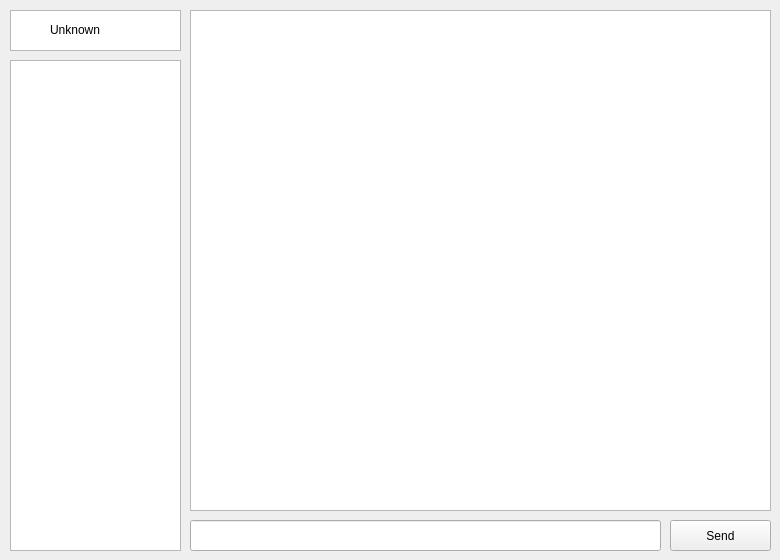
<?xml version="1.0" encoding="UTF-8"?>
<ui version="4.0">
 <class>MainWindow</class>
 <widget class="QMainWindow" name="MainWindow">
  <property name="geometry">
   <rect>
    <x>0</x>
    <y>0</y>
    <width>780</width>
    <height>560</height>
   </rect>
  </property>
  <property name="acceptDrops">
   <bool>false</bool>
  </property>
  <property name="windowTitle">
   <string>Chat App</string>
  </property>
  <property name="windowIcon">
   <iconset>
    <normaloff>../imgs/logo.png</normaloff>../imgs/logo.png</iconset>
  </property>
  <property name="autoFillBackground">
   <bool>true</bool>
  </property>
  <property name="locale">
   <locale language="English" country="UnitedStates"/>
  </property>
  <widget class="QWidget" name="centralwidget">
   <widget class="QFrame" name="frame">
    <property name="geometry">
     <rect>
      <x>10</x>
      <y>60</y>
      <width>171</width>
      <height>491</height>
     </rect>
    </property>
    <property name="frameShape">
     <enum>QFrame::StyledPanel</enum>
    </property>
    <property name="frameShadow">
     <enum>QFrame::Raised</enum>
    </property>
    <widget class="QWidget" name="verticalLayoutWidget">
     <property name="geometry">
      <rect>
       <x>0</x>
       <y>0</y>
       <width>171</width>
       <height>491</height>
      </rect>
     </property>
     <layout class="QVBoxLayout" name="verticalLayout">
      <item>
       <widget class="QListView" name="lvFriend"/>
      </item>
     </layout>
    </widget>
   </widget>
   <widget class="QFrame" name="frame_2">
    <property name="enabled">
     <bool>true</bool>
    </property>
    <property name="geometry">
     <rect>
      <x>190</x>
      <y>10</y>
      <width>581</width>
      <height>541</height>
     </rect>
    </property>
    <property name="frameShape">
     <enum>QFrame::NoFrame</enum>
    </property>
    <property name="frameShadow">
     <enum>QFrame::Raised</enum>
    </property>
    <property name="lineWidth">
     <number>0</number>
    </property>
    <widget class="QFrame" name="frame_3">
     <property name="geometry">
      <rect>
       <x>0</x>
       <y>0</y>
       <width>581</width>
       <height>501</height>
      </rect>
     </property>
     <property name="frameShape">
      <enum>QFrame::StyledPanel</enum>
     </property>
     <property name="frameShadow">
      <enum>QFrame::Raised</enum>
     </property>
     <widget class="QListView" name="lvBodyMessage">
      <property name="geometry">
       <rect>
        <x>0</x>
        <y>0</y>
        <width>581</width>
        <height>501</height>
       </rect>
      </property>
     </widget>
     <zorder>lvBodyMessage</zorder>
     <zorder>verticalLayoutWidget</zorder>
    </widget>
    <widget class="QFrame" name="frame_4">
     <property name="geometry">
      <rect>
       <x>0</x>
       <y>510</y>
       <width>581</width>
       <height>31</height>
      </rect>
     </property>
     <property name="autoFillBackground">
      <bool>false</bool>
     </property>
     <property name="frameShape">
      <enum>QFrame::NoFrame</enum>
     </property>
     <property name="frameShadow">
      <enum>QFrame::Raised</enum>
     </property>
     <property name="lineWidth">
      <number>0</number>
     </property>
     <widget class="QPushButton" name="btnSend">
      <property name="geometry">
       <rect>
        <x>480</x>
        <y>0</y>
        <width>101</width>
        <height>31</height>
       </rect>
      </property>
      <property name="text">
       <string>Send</string>
      </property>
     </widget>
     <widget class="QLineEdit" name="etxtMessage">
      <property name="geometry">
       <rect>
        <x>0</x>
        <y>0</y>
        <width>471</width>
        <height>31</height>
       </rect>
      </property>
     </widget>
    </widget>
   </widget>
   <widget class="QFrame" name="frame_5">
    <property name="geometry">
     <rect>
      <x>10</x>
      <y>10</y>
      <width>171</width>
      <height>41</height>
     </rect>
    </property>
    <property name="autoFillBackground">
     <bool>true</bool>
    </property>
    <property name="frameShape">
     <enum>QFrame::StyledPanel</enum>
    </property>
    <property name="frameShadow">
     <enum>QFrame::Raised</enum>
    </property>
    <widget class="QGraphicsView" name="graphicsView">
     <property name="geometry">
      <rect>
       <x>0</x>
       <y>0</y>
       <width>171</width>
       <height>41</height>
      </rect>
     </property>
    </widget>
    <widget class="QLabel" name="txtUsername">
     <property name="geometry">
      <rect>
       <x>40</x>
       <y>10</y>
       <width>121</width>
       <height>20</height>
      </rect>
     </property>
     <property name="text">
      <string>Unknown</string>
     </property>
    </widget>
    <widget class="QLabel" name="ivAvatar">
     <property name="geometry">
      <rect>
       <x>10</x>
       <y>10</y>
       <width>21</width>
       <height>21</height>
      </rect>
     </property>
     <property name="frameShadow">
      <enum>QFrame::Raised</enum>
     </property>
     <property name="lineWidth">
      <number>0</number>
     </property>
     <property name="text">
      <string/>
     </property>
     <property name="pixmap">
      <pixmap>../imgs/default_avatar.png</pixmap>
     </property>
     <property name="scaledContents">
      <bool>true</bool>
     </property>
    </widget>
   </widget>
  </widget>
 </widget>
 <resources/>
 <connections/>
</ui>
